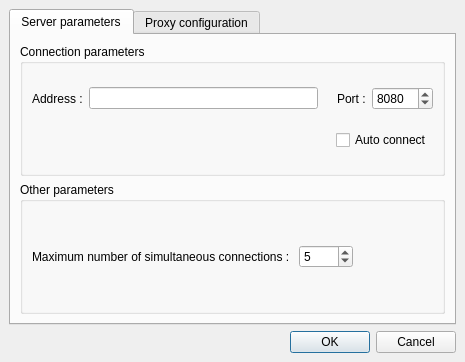
<?xml version="1.0" encoding="UTF-8"?>
<ui version="4.0">
 <author>ANNEHEIM Geoffrey</author>
 <class>DialogPreferences</class>
 <widget class="QDialog" name="DialogPreferences">
  <property name="windowModality">
   <enum>Qt::NonModal</enum>
  </property>
  <property name="geometry">
   <rect>
    <x>0</x>
    <y>0</y>
    <width>465</width>
    <height>362</height>
   </rect>
  </property>
  <property name="contextMenuPolicy">
   <enum>Qt::DefaultContextMenu</enum>
  </property>
  <property name="windowTitle">
   <string>Preferences Dialog</string>
  </property>
  <property name="windowIcon">
   <iconset resource="resources.qrc">
    <normaloff>:/Menu/PreferencesIcon</normaloff>:/Menu/PreferencesIcon</iconset>
  </property>
  <property name="modal">
   <bool>false</bool>
  </property>
  <layout class="QVBoxLayout">
   <property name="margin">
    <number>9</number>
   </property>
   <item>
    <widget class="QTabWidget" name="tabWidget">
     <property name="tabPosition">
      <enum>QTabWidget::North</enum>
     </property>
     <property name="tabShape">
      <enum>QTabWidget::Rounded</enum>
     </property>
     <property name="currentIndex">
      <number>0</number>
     </property>
     <property name="elideMode">
      <enum>Qt::ElideNone</enum>
     </property>
     <property name="usesScrollButtons">
      <bool>true</bool>
     </property>
     <widget class="QWidget" name="tabConnection">
      <attribute name="title">
       <string>Server parameters</string>
      </attribute>
      <layout class="QVBoxLayout">
       <property name="margin">
        <number>9</number>
       </property>
       <item>
        <widget class="QGroupBox" name="groupBoxServerConnection">
         <property name="minimumSize">
          <size>
           <width>0</width>
           <height>75</height>
          </size>
         </property>
         <property name="title">
          <string>Connection parameters</string>
         </property>
         <layout class="QVBoxLayout">
          <item>
           <layout class="QHBoxLayout">
            <item>
             <widget class="QLabel" name="lblServerAddress">
              <property name="minimumSize">
               <size>
                <width>46</width>
                <height>0</height>
               </size>
              </property>
              <property name="text">
               <string>Address :</string>
              </property>
              <property name="buddy">
               <cstring>textProxyHostName</cstring>
              </property>
             </widget>
            </item>
            <item>
             <widget class="QLineEdit" name="textServerAddress">
              <property name="toolTip">
               <string/>
              </property>
             </widget>
            </item>
            <item>
             <spacer>
              <property name="orientation">
               <enum>Qt::Horizontal</enum>
              </property>
              <property name="sizeType">
               <enum>QSizePolicy::Fixed</enum>
              </property>
              <property name="sizeHint" stdset="0">
               <size>
                <width>13</width>
                <height>20</height>
               </size>
              </property>
             </spacer>
            </item>
            <item>
             <widget class="QLabel" name="lblServerPort">
              <property name="text">
               <string>Port :</string>
              </property>
              <property name="buddy">
               <cstring>spinBoxProxyHostPort</cstring>
              </property>
             </widget>
            </item>
            <item>
             <widget class="QSpinBox" name="spinBoxServerPort">
              <property name="sizePolicy">
               <sizepolicy hsizetype="Minimum" vsizetype="Fixed">
                <horstretch>0</horstretch>
                <verstretch>0</verstretch>
               </sizepolicy>
              </property>
              <property name="minimumSize">
               <size>
                <width>60</width>
                <height>0</height>
               </size>
              </property>
              <property name="maximum">
               <number>65535</number>
              </property>
              <property name="value">
               <number>8080</number>
              </property>
             </widget>
            </item>
           </layout>
          </item>
          <item>
           <layout class="QHBoxLayout">
            <item>
             <spacer>
              <property name="orientation">
               <enum>Qt::Horizontal</enum>
              </property>
              <property name="sizeHint" stdset="0">
               <size>
                <width>40</width>
                <height>20</height>
               </size>
              </property>
             </spacer>
            </item>
            <item>
             <widget class="QCheckBox" name="checkBoxServerAutoConnect">
              <property name="text">
               <string>Auto connect</string>
              </property>
             </widget>
            </item>
           </layout>
          </item>
         </layout>
        </widget>
       </item>
       <item>
        <widget class="QGroupBox" name="groupBoxServerParameters">
         <property name="title">
          <string>Other parameters</string>
         </property>
         <layout class="QVBoxLayout">
          <item>
           <layout class="QHBoxLayout">
            <item>
             <widget class="QLabel" name="lblServerNumberOfConnections">
              <property name="text">
               <string>Maximum number of simultaneous connections : </string>
              </property>
             </widget>
            </item>
            <item>
             <widget class="QSpinBox" name="spinBoxServerNumberOfConnections">
              <property name="sizePolicy">
               <sizepolicy hsizetype="Preferred" vsizetype="Fixed">
                <horstretch>0</horstretch>
                <verstretch>0</verstretch>
               </sizepolicy>
              </property>
              <property name="minimumSize">
               <size>
                <width>50</width>
                <height>0</height>
               </size>
              </property>
              <property name="minimum">
               <number>1</number>
              </property>
              <property name="maximum">
               <number>9999</number>
              </property>
              <property name="value">
               <number>5</number>
              </property>
             </widget>
            </item>
            <item>
             <spacer>
              <property name="orientation">
               <enum>Qt::Horizontal</enum>
              </property>
              <property name="sizeHint" stdset="0">
               <size>
                <width>40</width>
                <height>20</height>
               </size>
              </property>
             </spacer>
            </item>
           </layout>
          </item>
         </layout>
        </widget>
       </item>
      </layout>
     </widget>
     <widget class="QWidget" name="tabProxy">
      <attribute name="title">
       <string>Proxy configuration</string>
      </attribute>
      <layout class="QVBoxLayout">
       <property name="spacing">
        <number>9</number>
       </property>
       <property name="margin">
        <number>9</number>
       </property>
       <item>
        <widget class="QGroupBox" name="groupBoxProxyHost">
         <property name="enabled">
          <bool>false</bool>
         </property>
         <property name="sizePolicy">
          <sizepolicy hsizetype="Preferred" vsizetype="Preferred">
           <horstretch>0</horstretch>
           <verstretch>0</verstretch>
          </sizepolicy>
         </property>
         <property name="minimumSize">
          <size>
           <width>0</width>
           <height>75</height>
          </size>
         </property>
         <property name="title">
          <string>General settings</string>
         </property>
         <layout class="QVBoxLayout">
          <item>
           <layout class="QHBoxLayout">
            <item>
             <widget class="QLabel" name="lblProxyHostName">
              <property name="minimumSize">
               <size>
                <width>46</width>
                <height>0</height>
               </size>
              </property>
              <property name="text">
               <string>Host :</string>
              </property>
              <property name="buddy">
               <cstring>textProxyHostName</cstring>
              </property>
             </widget>
            </item>
            <item>
             <widget class="QLineEdit" name="textProxyHostName">
              <property name="toolTip">
               <string/>
              </property>
             </widget>
            </item>
            <item>
             <spacer>
              <property name="orientation">
               <enum>Qt::Horizontal</enum>
              </property>
              <property name="sizeType">
               <enum>QSizePolicy::Fixed</enum>
              </property>
              <property name="sizeHint" stdset="0">
               <size>
                <width>13</width>
                <height>20</height>
               </size>
              </property>
             </spacer>
            </item>
            <item>
             <widget class="QLabel" name="lblProxyHostPort">
              <property name="text">
               <string>Port :</string>
              </property>
              <property name="buddy">
               <cstring>spinBoxProxyHostPort</cstring>
              </property>
             </widget>
            </item>
            <item>
             <widget class="QSpinBox" name="spinBoxProxyHostPort">
              <property name="sizePolicy">
               <sizepolicy hsizetype="Preferred" vsizetype="Fixed">
                <horstretch>0</horstretch>
                <verstretch>0</verstretch>
               </sizepolicy>
              </property>
              <property name="minimumSize">
               <size>
                <width>60</width>
                <height>0</height>
               </size>
              </property>
              <property name="minimum">
               <number>1</number>
              </property>
              <property name="maximum">
               <number>65535</number>
              </property>
              <property name="value">
               <number>3128</number>
              </property>
             </widget>
            </item>
           </layout>
          </item>
         </layout>
        </widget>
       </item>
       <item>
        <widget class="QGroupBox" name="groupBoxProxyAuthentication">
         <property name="enabled">
          <bool>false</bool>
         </property>
         <property name="sizePolicy">
          <sizepolicy hsizetype="Preferred" vsizetype="Expanding">
           <horstretch>0</horstretch>
           <verstretch>0</verstretch>
          </sizepolicy>
         </property>
         <property name="title">
          <string>Authentication</string>
         </property>
         <layout class="QGridLayout">
          <property name="spacing">
           <number>6</number>
          </property>
          <item row="0" column="1">
           <widget class="QLabel" name="lblProxyUserName">
            <property name="text">
             <string>Username :</string>
            </property>
            <property name="buddy">
             <cstring>textProxyUserName</cstring>
            </property>
           </widget>
          </item>
          <item row="0" column="2">
           <widget class="QLineEdit" name="textProxyUserName"/>
          </item>
          <item row="1" column="1">
           <widget class="QLabel" name="lblProxyUserPassword">
            <property name="text">
             <string>Password :</string>
            </property>
            <property name="buddy">
             <cstring>textProxyUserPassword</cstring>
            </property>
           </widget>
          </item>
          <item row="1" column="2">
           <widget class="QLineEdit" name="textProxyUserPassword">
            <property name="echoMode">
             <enum>QLineEdit::Password</enum>
            </property>
           </widget>
          </item>
          <item row="0" column="0">
           <spacer>
            <property name="orientation">
             <enum>Qt::Horizontal</enum>
            </property>
            <property name="sizeType">
             <enum>QSizePolicy::Preferred</enum>
            </property>
            <property name="sizeHint" stdset="0">
             <size>
              <width>40</width>
              <height>20</height>
             </size>
            </property>
           </spacer>
          </item>
          <item row="0" column="3">
           <spacer>
            <property name="orientation">
             <enum>Qt::Horizontal</enum>
            </property>
            <property name="sizeType">
             <enum>QSizePolicy::Preferred</enum>
            </property>
            <property name="sizeHint" stdset="0">
             <size>
              <width>40</width>
              <height>20</height>
             </size>
            </property>
           </spacer>
          </item>
         </layout>
        </widget>
       </item>
       <item>
        <layout class="QHBoxLayout">
         <item>
          <spacer>
           <property name="orientation">
            <enum>Qt::Horizontal</enum>
           </property>
           <property name="sizeHint" stdset="0">
            <size>
             <width>40</width>
             <height>20</height>
            </size>
           </property>
          </spacer>
         </item>
         <item>
          <widget class="QCheckBox" name="checkBoxProxyUse">
           <property name="text">
            <string>Use a proxy server</string>
           </property>
          </widget>
         </item>
        </layout>
       </item>
      </layout>
     </widget>
    </widget>
   </item>
   <item>
    <layout class="QHBoxLayout">
     <item>
      <spacer>
       <property name="orientation">
        <enum>Qt::Horizontal</enum>
       </property>
       <property name="sizeType">
        <enum>QSizePolicy::Expanding</enum>
       </property>
       <property name="sizeHint" stdset="0">
        <size>
         <width>20</width>
         <height>20</height>
        </size>
       </property>
      </spacer>
     </item>
     <item>
      <widget class="QDialogButtonBox" name="buttonBox">
       <property name="standardButtons">
        <set>QDialogButtonBox::Cancel|QDialogButtonBox::Ok</set>
       </property>
      </widget>
     </item>
    </layout>
   </item>
  </layout>
 </widget>
 <tabstops>
  <tabstop>tabWidget</tabstop>
  <tabstop>textServerAddress</tabstop>
  <tabstop>spinBoxServerPort</tabstop>
  <tabstop>checkBoxServerAutoConnect</tabstop>
  <tabstop>spinBoxServerNumberOfConnections</tabstop>
  <tabstop>textProxyHostName</tabstop>
  <tabstop>spinBoxProxyHostPort</tabstop>
  <tabstop>textProxyUserName</tabstop>
  <tabstop>textProxyUserPassword</tabstop>
  <tabstop>checkBoxProxyUse</tabstop>
  <tabstop>buttonBox</tabstop>
 </tabstops>
 <resources>
  <include location="resources.qrc"/>
 </resources>
 <connections>
  <connection>
   <sender>buttonBox</sender>
   <signal>accepted()</signal>
   <receiver>DialogPreferences</receiver>
   <slot>accept()</slot>
   <hints>
    <hint type="sourcelabel">
     <x>422</x>
     <y>338</y>
    </hint>
    <hint type="destinationlabel">
     <x>206</x>
     <y>160</y>
    </hint>
   </hints>
  </connection>
  <connection>
   <sender>buttonBox</sender>
   <signal>rejected()</signal>
   <receiver>DialogPreferences</receiver>
   <slot>reject()</slot>
   <hints>
    <hint type="sourcelabel">
     <x>422</x>
     <y>338</y>
    </hint>
    <hint type="destinationlabel">
     <x>206</x>
     <y>160</y>
    </hint>
   </hints>
  </connection>
  <connection>
   <sender>checkBoxProxyUse</sender>
   <signal>toggled(bool)</signal>
   <receiver>groupBoxProxyHost</receiver>
   <slot>setEnabled(bool)</slot>
   <hints>
    <hint type="sourcelabel">
     <x>441</x>
     <y>287</y>
    </hint>
    <hint type="destinationlabel">
     <x>164</x>
     <y>95</y>
    </hint>
   </hints>
  </connection>
  <connection>
   <sender>checkBoxProxyUse</sender>
   <signal>toggled(bool)</signal>
   <receiver>groupBoxProxyAuthentication</receiver>
   <slot>setEnabled(bool)</slot>
   <hints>
    <hint type="sourcelabel">
     <x>441</x>
     <y>287</y>
    </hint>
    <hint type="destinationlabel">
     <x>179</x>
     <y>162</y>
    </hint>
   </hints>
  </connection>
 </connections>
</ui>
